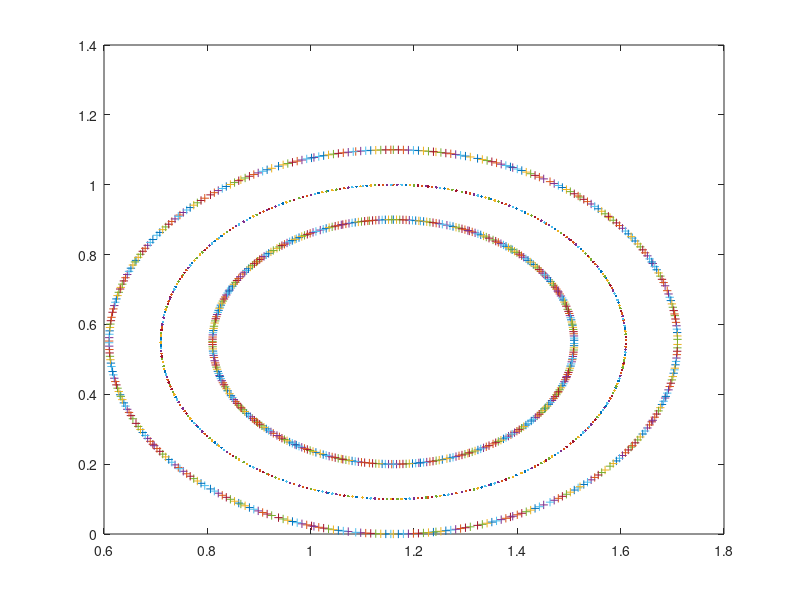

This chart was generated by the following MATLAB code: (Note: this script raises an error after producing the figure.)
for i=0:1:360
        x1=(0.35*sin(i)+1.16);
        y1=(0.35*cos(i)+0.55);
        truevalue1 = plot(x1,y1,'+'); hold on
end
for i=0:1:360
        x1=(0.55*sin(i)+1.16);
        y1=(0.55*cos(i)+0.55);
        truevalue2 = plot(x1,y1,'+'); hold on
end
for i=0:1:360
        x1=(0.45*sin(i)+1.16);
        y1=(0.45*cos(i)+0.55);
        truevalue = plot(x1,y1,'.'); hold on
end
hold on
num1=xlsread('moving_train1.xlsx');
X=num1(:,1);
Y=num1(:,2);
ans1=plot(X,Y,'-')
hold off
legend([ans1, truevalue, truevalue1, truevalue2], 'Decawave', 'True Value', 'True Value with Buffer', 'True Value with Buffer');
